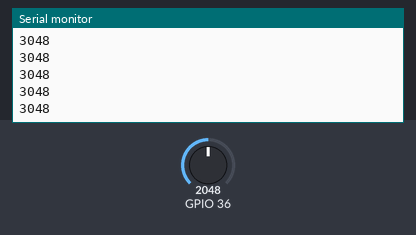
Bench run of a sketch on a simulated ESP32. Parts: the last lines printed to the serial monitor. The inputs (shaded band) are chosen by the test bench; at power-on: GPIO 36 = 2048. Nothing arrives over Bluetooth unless stated; a phone connects over Bluetooth LE 3 s after start.

Above: at 1.2 s.
1.3 s: GPIO 36 set to 2866
At 2.2 s:
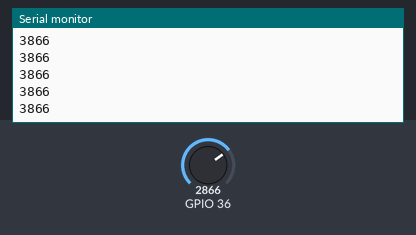
2.8 s: GPIO 36 set to 3603
At 3.4 s:
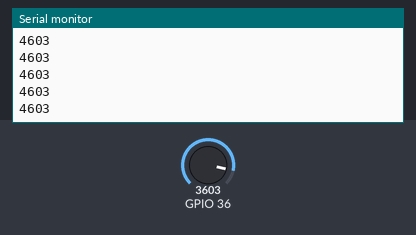
Timing chart, 0 to 5.8 s (numbered marks = the images above; inputs shaded):
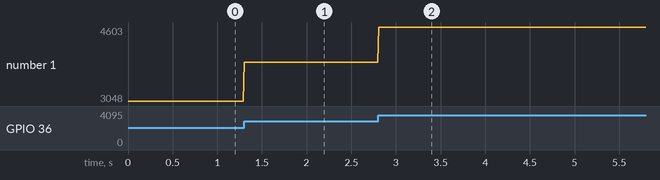

The sketch:

BLE_server_final.ino
```cpp
/*
    Based on Neil Kolban example for IDF: https://github.com/nkolban/esp32-snippets/blob/master/cpp_utils/tests/BLE%20Tests/SampleServer.cpp
    Ported to Arduino ESP32 by Evandro Copercini
    updates by chegewara
*/

#include <BLEDevice.h>
#include <BLEUtils.h>
#include <BLEServer.h>
#include<driver/adc.h>
// See the following for generating UUIDs:
// https://www.uuidgenerator.net/

#define SERVICE_UUID        "4fafc201-1fb5-459e-8fcc-c5c9c331914b"
#define CHARACTERISTIC_UUID "beb5483e-36e1-4688-b7f5-ea07361b26a8"
BLECharacteristic *pCharacteristic;

void setup() {
  Serial.begin(115200);
  Serial.println("Starting BLE work!");
  adc1_config_width(ADC_WIDTH_BIT_12);
  adc1_config_channel_atten(ADC1_CHANNEL_0,ADC_ATTEN_DB_11);

  BLEDevice::init("server");
  BLEServer *pServer = BLEDevice::createServer();
  BLEService *pService = pServer->createService(SERVICE_UUID);
  pCharacteristic = pService->createCharacteristic(
                                         CHARACTERISTIC_UUID,
                                         BLECharacteristic::PROPERTY_READ |
                                         BLECharacteristic::PROPERTY_WRITE
                                       );

  pCharacteristic->setValue("Hello World says Neil");
  pService->start();
  // BLEAdvertising *pAdvertising = pServer->getAdvertising();  // this still is working for backward compatibility
  BLEAdvertising *pAdvertising = BLEDevice::getAdvertising();
  pAdvertising->addServiceUUID(SERVICE_UUID);
  pAdvertising->setScanResponse(true);
  pAdvertising->setMinPreferred(0x06);  // functions that help with iPhone connections issue
  pAdvertising->setMinPreferred(0x12);
  BLEDevice::startAdvertising();
  Serial.println("Characteristic defined! Now you can read it in your phone!");
}
int count = 1000;
int upcount = 0;
int pin = 0;
int sensor = 0;
void loop() {
//  Serial.print("Sending: ");

//  Serial.println(count);
  char buffer[80];

    pin = adc1_get_raw(ADC1_CHANNEL_0);
    pin+=1000;
    Serial.println(pin);
    dtostrf(pin,1,2,buffer);
    pCharacteristic->setValue(buffer);
    delay(10);

/*  for(count = 1000; count < 2000;count+=10)
  {
    dtostrf(count,1,2,buffer);
    pCharacteristic->setValue(buffer);
    delay(10);
  }
 for(count = 2000; count > 1000;count-=10)
 {

    dtostrf(count,1,2,buffer);
    pCharacteristic->setValue(buffer);
    delay(10);
 }*/


}
```

Measured:
- after the input at 1.3 s, the serial monitor: prints a new line at once (image 1)
- after the input at 2.8 s, the serial monitor: prints a new line at once (image 2)
- plotted number 1: 3048 → 3866 after the input at 1.3 s, 3866 → 4603 after the input at 2.8 s
